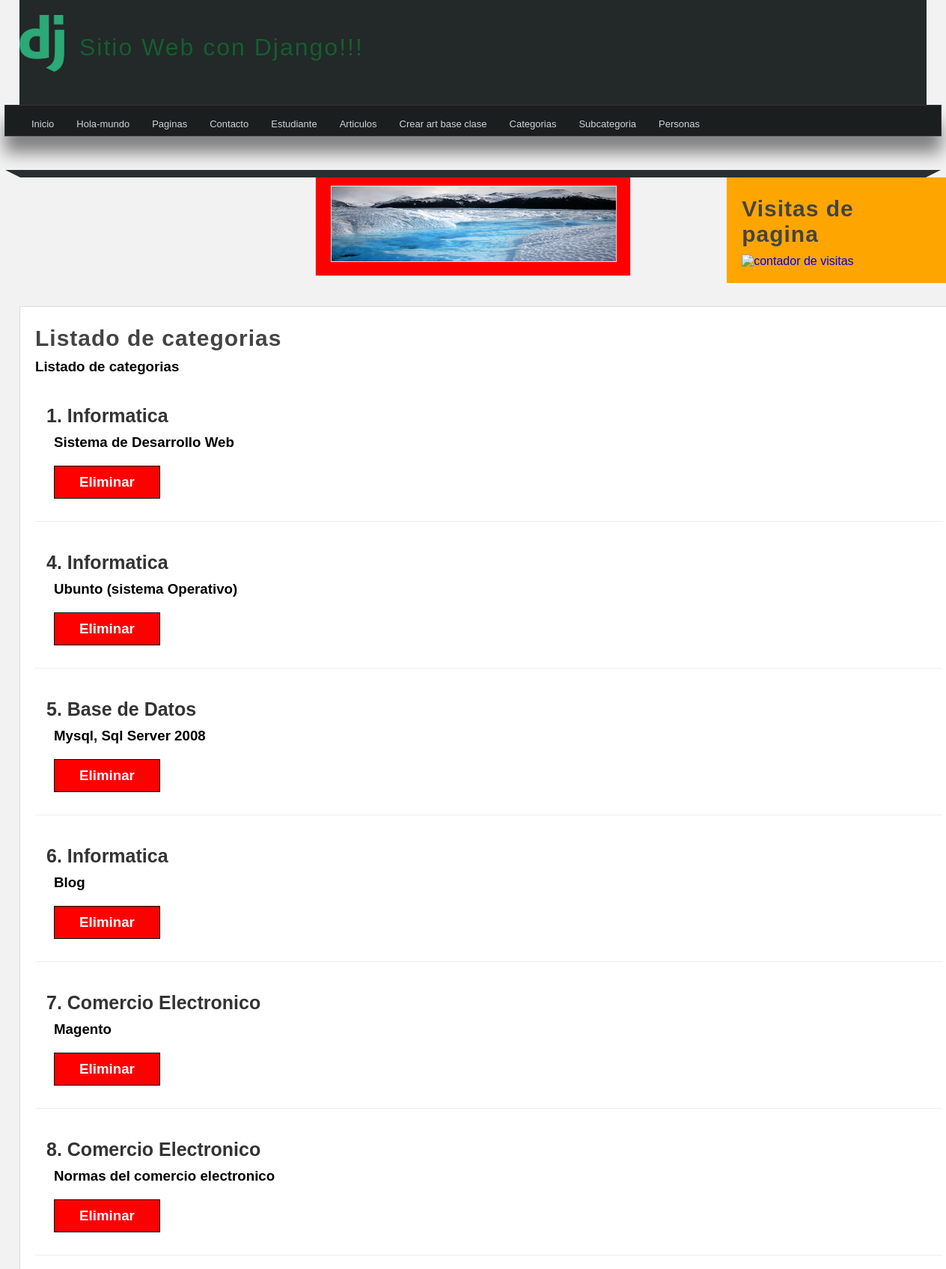
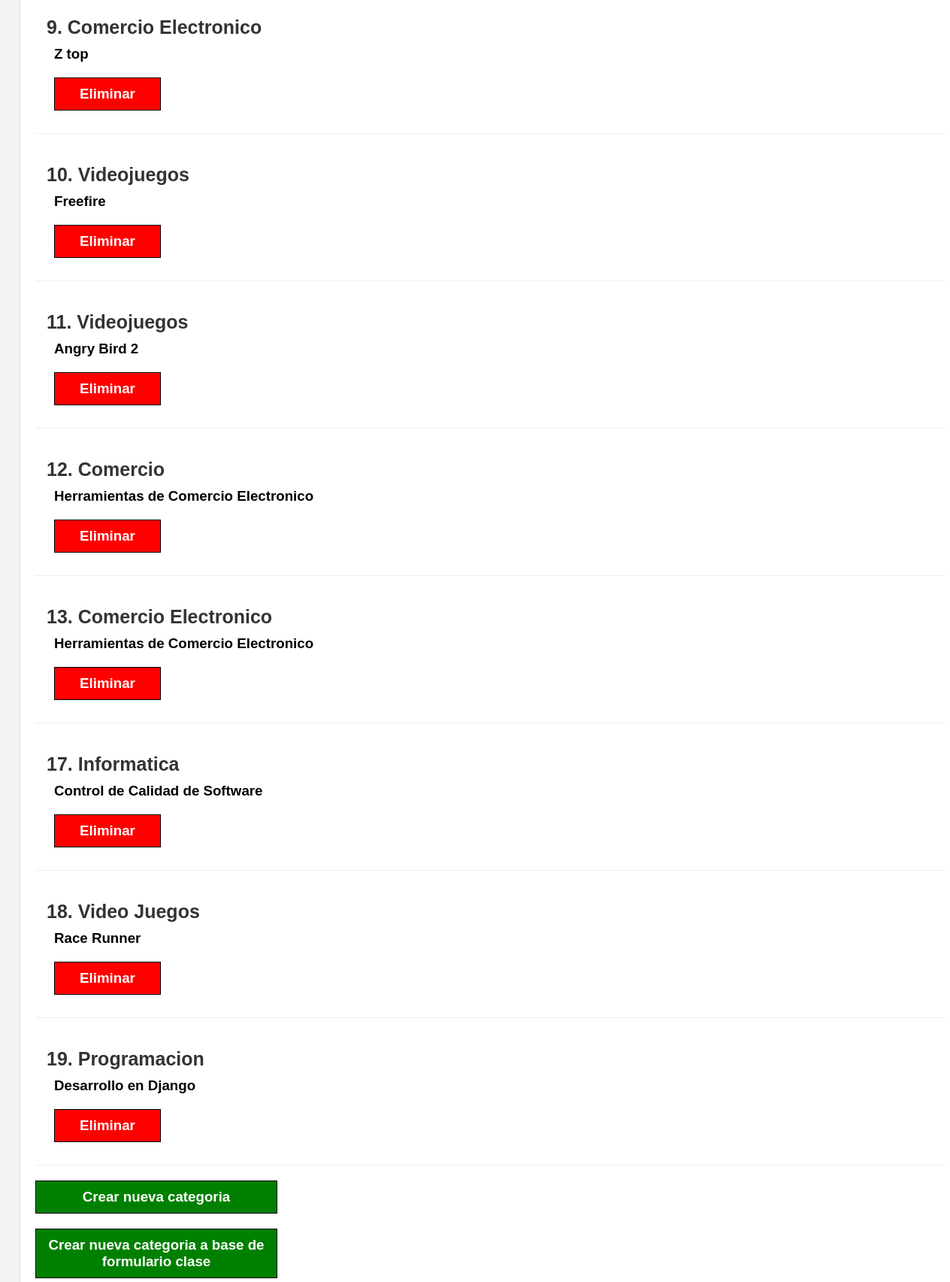
Page /categorias/ (upper part) on the committed database (2 pictures, top to bottom).
### miapp/models.py (models this page shows)
class Category(models.Model):
    name = models.CharField(max_length=150,default='Informatica',null=False, verbose_name="Nombre")
    description = models.CharField(max_length=250,default='Desarrollo Web',null=False, verbose_name="descripcion")
    created_at = models.DateTimeField(auto_now_add=True, verbose_name="creado")
    updated_at = models.DateTimeField(auto_now=True, verbose_name="editado")
    class Meta:
        verbose_name = "Categoria"
        verbose_name_plural = "Categorias"
        ordering = ['id']

### miapp/views.py (the view)
# urls.py: path('categorias/', views.categoria_gen, name="lista_gen_cat"),
def categoria_gen(request):
    categorias = Category.objects.all()
    return render(request, 'categoria.html',{
        'categorias':categorias
    })

### miapp/templates/categoria.html (shortened to what this page needs)
{% extends 'layout.html' %}
{% block content %}
<h1 class="title">Listado de categorias</h1>
   {% if mensaje1 and mensaje %}
      <h3>{{mensaje1}}</h3>
      <br/>
      <h4>{{mensaje}}</h4>
   {% else %}
      {% if categorias %}
            <h3><p>Listado de categorias</p><h3>
               {% for categoria in categorias %}
                  <article class="article-item">
                     <h2>{{categoria.id}}. {{categoria.name}}</h2>
                     <div class="data">
                        <p>
                           {{categoria.description}}
                           <a href="{% url 'borrar_categoria' id=categoria.id %}" class="btn btn-delete">Eliminar</a>
                        </p>
                     </div>
                  </article>
               {% endfor %}
            <p>
               <a href="{% url 'create_categori' %}" class="btn1 btn1-agregar">Crear nueva categoria</a>
            </p>
            <p>
               <a href="{% url 'create_full_cate' %}" class="btn1 btn1-agregar">Crear nueva categoria a base de formulario clase</a>
            </p>
      {% endif %}
   {% endif %}
<br/>
{% endblock %}

### miapp/static/css/styles.css (style rules this page uses)
* { margin: 0px; padding: 0px; font-family: sans-serif, Arial, Helvetica; text-decoration: none; }
body { background-color: #F2F2F2; }
p, h2, h3, ul { margin-top: 5px; margin-bottom: 5px; }
.title { color: #444; letter-spacing: 1px; font-size: 30px; margin-bottom: 10px; margin-top: 5px; }
.article-item { margin-bottom: 20px; margin-top: 20px; padding: 15px; border-bottom: 1px solid #eee; clear: both; }
.article-item .data { float: left; padding: 10px; padding-top: 0px; }
.article-item h2 { display: block; font-size: 25px; color: #333; margin-bottom: 5px; }
.btn { padding: 10px; background: red; color: white; border: 1px solid black; display: block; margin-top: 20px; width: 120px; text-align: center; }
.btn1 { display: block; padding: 10px; background: green; color: white; border: 1px solid black; margin-top: 20px; width: 300px; text-align: center; }

### rows in the picture
Category: id "1", name "Informatica", description "Sistema de Desarrollo Web"
Category: id "4", name "Informatica", description "Ubunto (sistema Operativo)"
Category: id "5", name "Base de Datos", description "Mysql, Sql Server 2008"
Category: id "6", name "Informatica", description "Blog"
Category: id "7", name "Comercio Electronico", description "Magento"
Category: id "8", name "Comercio Electronico", description "Normas del comercio electronico"
Category: id "9", name "Comercio Electronico", description "Z top"
Category: id "10", name "Videojuegos", description "Freefire"
Category: id "11", name "Videojuegos", description "Angry Bird 2"
Category: id "12", name "Comercio", description "Herramientas de Comercio Electronico"
Category: id "13", name "Comercio Electronico", description "Herramientas de Comercio Electronico"
Category: id "17", name "Informatica", description "Control de Calidad de Software"
Category: id "18", name "Video Juegos", description "Race Runner"
Category: id "19", name "Programacion", description "Desarrollo en Django"
